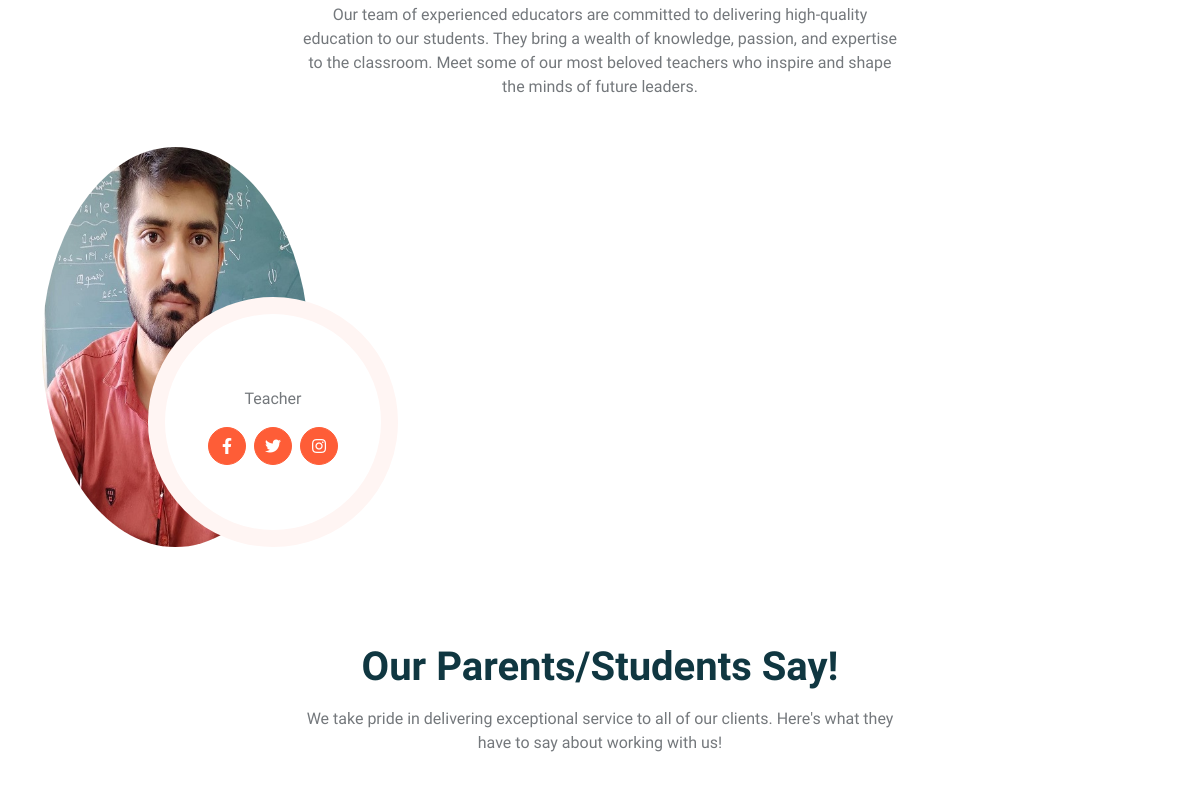
Before: / (middle part) with the older database file.
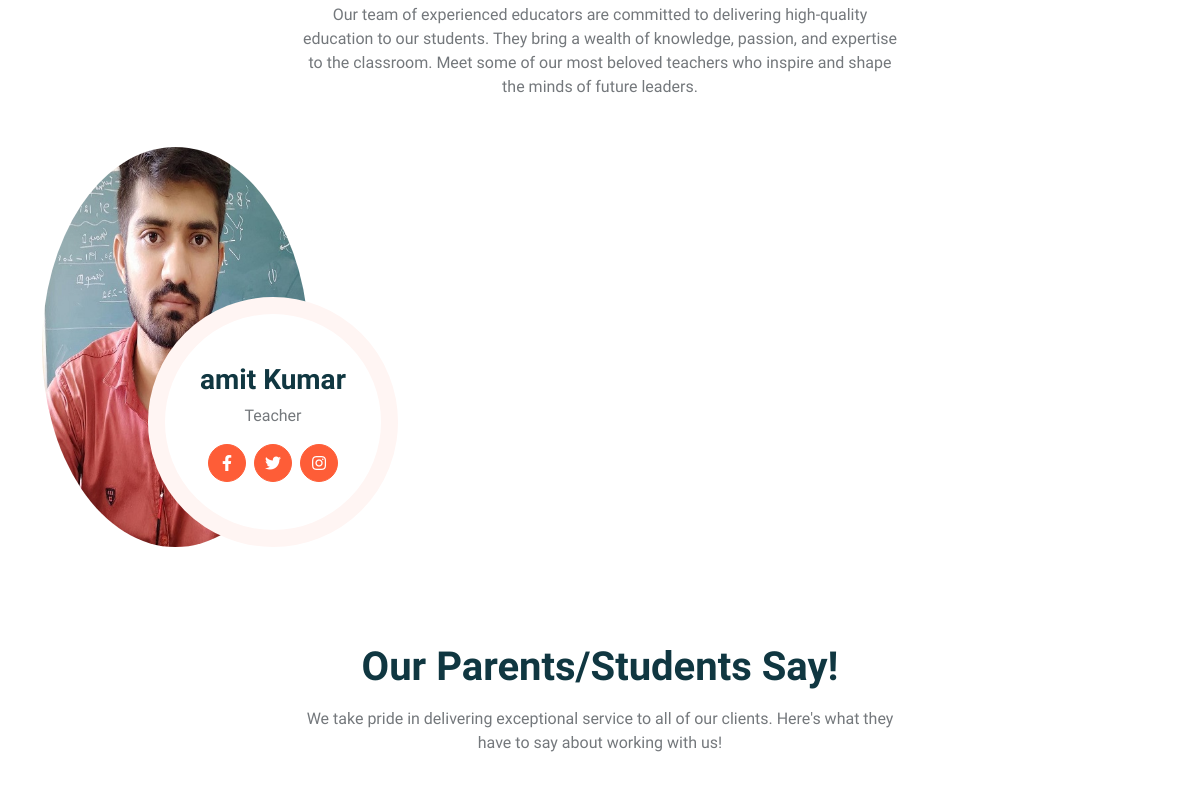
After: the same page with the newer database file.
### webportal/models.py (models this page shows, shortened)
class TeamMember(models.Model):
    teacher = models.ForeignKey(Teacher, on_delete=models.SET_NULL, null=True, blank=True, related_name='team_members')
    designation = models.CharField(max_length=255)
    facebook_url = models.URLField(blank=True, null=True)
    twitter_url = models.URLField(blank=True, null=True)
    instagram_url = models.URLField(blank=True, null=True)
    profile_picture = models.ImageField(upload_to='team_profiles/', blank=True, null=True)

class Teacher(models.Model):
    user = models.OneToOneField(User, on_delete=models.CASCADE, related_name='teacher_profile', null=True, blank=True)
    name = models.CharField(max_length=255)
    profile_picture = models.ImageField(upload_to='teacher_profiles/', help_text="Teacher's profile picture")
    subject_expert = models.ManyToManyField('Subject', related_name='expert_teachers', blank=True)
    email = models.EmailField(unique=True)
    mobile = models.CharField(max_length=20, unique=True)

### webportal/views.py (the view)
# urls.py: path('', views.index, name='index'),
def index(request):
    carouselItem = CarouselItem.objects.all()
    schoolfacility = SchoolFacility.objects.all()
    aboutus = AboutUs.objects.all()
    calltoaction = CallToAction.objects.all()
    favicon1 = favicon.objects.all()
    logo1 = logo.objects.all()
    schoolclass = SchoolClass.objects.all()
    teacher = Teacher.objects.all()
    appointment = Appointment.objects.all()
    teamMember = TeamMember.objects.all()
    testimonial = Testimonial.objects.all()
    footerNewsletter = FooterNewsletter.objects.all()
    footerSocialLink = FooterSocialLink.objects.all()
    subjects_by_class = {}
    for school_class in schoolclass:
        subjects_by_class[school_class.id] = school_class.subjects.all()
    content = {
        'carouselItem': carouselItem,
        'schoolfacility': schoolfacility,
        'aboutus': aboutus,
        'calltoaction': calltoaction,
        'favicon1': favicon1,
        'logo1': logo1,
        'schoolclass': schoolclass,
        'subjects_by_class': subjects_by_class,
        'teacher': teacher,
        'appointment': appointment,
        'teammember': teamMember,
        'testimonial': testimonial,
        'footerNewsletter': footerNewsletter,
        'footerSocialLink': footerSocialLink
    }
    return render(request, 'webportal/index.html', content)

### webportal/templates/webportal/index.html (shortened to what this page needs)
{% load static %}
<!DOCTYPE html>
<html lang="en">
<head>
    <link href="https://cdnjs.cloudflare.com/ajax/libs/font-awesome/5.10.0/css/all.min.css" rel="stylesheet">
    <link href="https://cdn.jsdelivr.net/npm/bootstrap-icons@1.4.1/font/bootstrap-icons.css" rel="stylesheet">
    <link href="{% static 'webportal/lib/animate/animate.min.css' %}" rel="stylesheet">
    <link href="{% static 'webportal/lib/owlcarousel/assets/owl.carousel.min.css' %}" rel="stylesheet">
    <link href="{% static 'webportal/css/bootstrap.min.css' %}" rel="stylesheet">
    <link href="{% static 'webportal/css/style.css' %}" rel="stylesheet">
</head>
<body>
    <div class="container-xxl bg-white p-0">
        <div class="container-xxl py-5">
            <div class="container">
                <div class="text-center mx-auto mb-5 wow fadeInUp" data-wow-delay="0.1s" style="max-width: 600px;">
                    <p>Our team of experienced educators are committed to delivering high-quality education to our students. They bring a wealth of knowledge, passion, and expertise to the classroom. Meet some of our most beloved teachers who inspire and shape the minds of future leaders.</p>
                </div>
                <div class="row g-4">
                    {% for item in teammember %}
                    <div class="col-lg-4 col-md-6 wow fadeInUp" data-wow-delay="0.1s">
                        <div class="team-item position-relative">
                            <div class="team-text">
                                <h3>{{item.teacher.name}}</h3>
                                <p>{{item.designation}}</p>
                                <div class="d-flex align-items-center">
                                    <a class="btn btn-square btn-primary mx-1" href="{{item.facebook_url.url}}"><i class="fab fa-facebook-f"></i></a>
                                    <a class="btn btn-square btn-primary  mx-1" href="{{item.twitter_url}}"><i class="fab fa-twitter"></i></a>
                                    <a class="btn btn-square btn-primary  mx-1" href="{{item.instagram_url}}"><i class="fab fa-instagram"></i></a>
                                </div>
                            </div>
                        </div>
                    </div>
                    {% endfor %}
                </div>
            </div>
        </div>
        <div class="container-xxl py-5">
            <div class="container">
                <div class="text-center mx-auto mb-5 wow fadeInUp" data-wow-delay="0.1s" style="max-width: 600px;">
                    <h1 class="mb-3">Our Parents/Students Say!</h1>
                    <p>We take pride in delivering exceptional service to all of our clients. Here's what they have to say about working with us!</p>
                </div>
            </div>
        </div>
    </div>
</body>
</html>

### webportal/static/webportal/css/style.css (style rules this page uses)
:root { --primary: #FE5D37; --light: #FFF5F3; --dark: #103741; }
.btn { font-weight: 500; transition: .5s; }
.btn.btn-primary { color: #FFFFFF; }
.btn-square { width: 38px; height: 38px; }
.btn-square, .btn-sm-square, .btn-lg-square { padding: 0; display: flex; align-items: center; justify-content: center; font-weight: normal; border-radius: 50px; }
h1, h2, h3, h4, .h1, .h2, .h3, .h4, .display-1, .display-2, .display-3, .display-4, .display-5, .display-6 { font-family: 'Lobster Two', cursive; font-weight: 700; }
.team-item .team-text { position: absolute; width: 250px; height: 250px; bottom: 0; right: 0; display: flex; align-items: center; justify-content: center; flex-direction: column; background: #FFFFFF; border: 17px solid var(--light); border-radius: 250px; transition: .5s; }

Changed rows visible on the page:
changed TeamMember "Teacher": teacher.name (not shown) → "amit Kumar"
